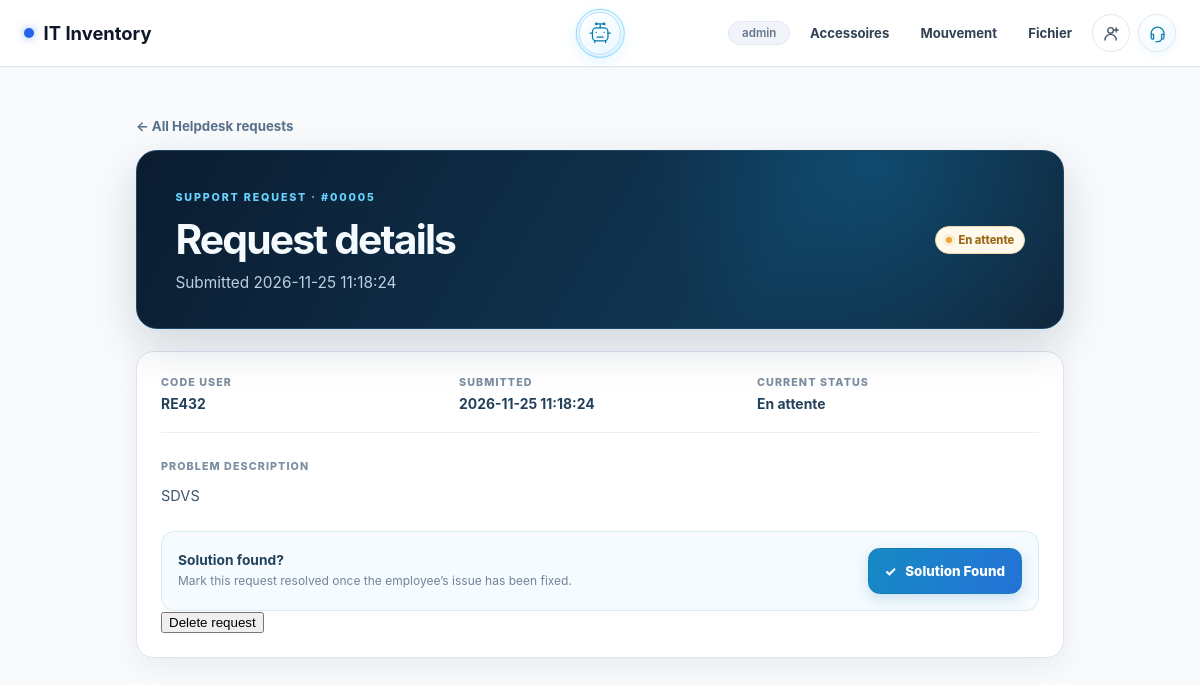
The app's page /helpdesk/management/5 (signed in) with its own data.
### tables this page shows
CREATE TABLE app_users (
            id INTEGER PRIMARY KEY AUTOINCREMENT,
            username TEXT NOT NULL UNIQUE COLLATE NOCASE,
            password_hash TEXT NOT NULL,
            access_level TEXT NOT NULL CHECK(access_level IN ('read', 'write', 'full')),
            is_admin INTEGER NOT NULL DEFAULT 0,
            created_at TEXT NOT NULL DEFAULT CURRENT_TIMESTAMP
        , email TEXT);

CREATE TABLE helpdesk_requests (
            id INTEGER PRIMARY KEY AUTOINCREMENT,
            code_user TEXT NOT NULL,
            description TEXT NOT NULL,
            status TEXT NOT NULL DEFAULT 'En attente' CHECK(status IN ('En attente', 'Résolu')),
            submitted_at TEXT NOT NULL DEFAULT CURRENT_TIMESTAMP,
            resolved_at TEXT
        );

### app/routes/helpdesk.py (the view)
@helpdesk_bp.route('/helpdesk/management/<int:request_id>')
@admin_required
def request_detail(request_id):
    support_request = get_db().execute(
        'SELECT * FROM helpdesk_requests WHERE id = ?', (request_id,),
    ).fetchone()
    if not support_request:
        abort(404)
    return render_template('helpdesk_detail.html', support_request=support_request)

### app/models/database.py (called while the page is built)
def get_db():
    if 'db' not in g:
        g.db = sqlite3.connect(
            current_app.config['DB_PATH'],
            detect_types=sqlite3.PARSE_DECLTYPES,
        )
        g.db.row_factory = sqlite3.Row
    return g.db

### app/routes/helpdesk.py (called while the page is built)
def admin_required(view):
    @wraps(view)
    def wrapped(*args, **kwargs):
        if not getattr(g, 'current_user', None) or not g.current_user['is_admin']:
            abort(403)
        return view(*args, **kwargs)
    return wrapped

### templates/helpdesk_detail.html (shortened to what this page needs)
{% extends 'base.html' %}
{% block extra_head %}<link rel="stylesheet" href="{{ url_for('static', filename='css/helpdesk.css') }}">{% endblock %}
{% block content %}
<section class="helpdesk-admin-page helpdesk-detail-page">
  <a class="helpdesk-back-link" href="{{ url_for('helpdesk.management') }}">← All Helpdesk requests</a>
  <div class="helpdesk-admin-hero"><div><span class="helpdesk-kicker">SUPPORT REQUEST · #{{ '%05d'|format(support_request.id) }}</span><h1>Request details</h1><p>Submitted {{ support_request.submitted_at }}</p></div><span class="helpdesk-status detail-status {% if support_request.status == 'Résolu' %}is-resolved{% endif %}"><i></i>{{ support_request.status }}</span></div>
  <article class="helpdesk-detail-card"><div class="helpdesk-detail-meta"><div><span>CODE USER</span><strong>{{ support_request.code_user }}</strong></div><div><span>SUBMITTED</span><strong>{{ support_request.submitted_at }}</strong></div><div><span>CURRENT STATUS</span><strong>{{ support_request.status }}</strong></div></div><div class="helpdesk-detail-message"><span>PROBLEM DESCRIPTION</span><p>{{ support_request.description }}</p></div>
    {% if support_request.status != 'Résolu' %}<form method="post" action="{{ url_for('helpdesk.resolve_request', request_id=support_request.id) }}" class="helpdesk-resolve-form"><input type="hidden" name="csrf_token" value="{{ csrf_token() }}"><div><strong>Solution found?</strong><span>Mark this request resolved once the employee’s issue has been fixed.</span></div><button class="helpdesk-resolve-button" type="submit">✓ &nbsp; Solution Found</button></form>{% else %}<div class="helpdesk-resolved-note">✓ &nbsp; Resolved{% if support_request.resolved_at %} on {{ support_request.resolved_at }}{% endif %}</div>{% endif %}
    <form method="post" action="{{ url_for('helpdesk.delete_request', request_id=support_request.id) }}" class="helpdesk-detail-delete-form" onsubmit="return confirm('Permanently delete this Helpdesk request?')"><input type="hidden" name="csrf_token" value="{{ csrf_token() }}"><button class="helpdesk-delete-button" type="submit">Delete request</button></form>
  </article>
</section>
{% endblock %}

### templates/base.html (shortened to what this page needs)
<!DOCTYPE html>
<html lang="fr">
<head>
    <link rel="stylesheet" href="{{ url_for('static', filename='css/main.css') }}">
    <link rel="stylesheet" href="{{ url_for('static', filename='css/animations.css') }}">
    {% block extra_head %}{% endblock %}
</head>
<body>
    <nav class="navbar">
        <div class="navbar-inner">
            <a href="{{ url_for('inventory.index') }}" class="navbar-brand">
                <span class="dot"></span>
                IT Inventory
            </a>
            {% if current_user %}<button type="button" class="ai-assistant-trigger" id="aiAssistantTrigger" aria-label="Ouvrir l’assistant IA d’inventaire" aria-haspopup="dialog" aria-controls="aiAssistantModal" aria-expanded="false">
                <svg viewBox="0 0 32 32" aria-hidden="true"><rect x="6" y="9" width="20" height="17" rx="5"/><path d="M16 4v5M12 4h8M3 16h3m20 0h3M11 15h.01M21 15h.01M12 21h8M9 26v2m14-2v2"/><circle cx="11" cy="4" r="1"/><circle cx="21" cy="4" r="1"/></svg>
                <span class="ai-trigger-pulse" aria-hidden="true"></span>
            </button>{% endif %}
            <div class="navbar-actions">
                {% if current_user %}
                <span class="navbar-badge">{{ current_user.username }}</span>
                <div class="accessories-menu">
                    <a href="#" class="accessories-trigger" onclick="return false;">Accessoires</a>
                </div>
                <div class="accessories-menu movement-menu">
                    <a href="#" class="accessories-trigger" onclick="return false;">Mouvement</a>
                </div>
                {% if current_user.is_admin or current_user.access_level in ['write', 'full'] %}
                <div class="file-menu">
                    <a href="#" class="file-trigger" onclick="return false;">Fichier</a>
                </div>
                {% endif %}
                <div class="contact-menu">
                    <button type="button" class="contact-trigger" aria-label="Contact et options du compte">
                        <svg viewBox="0 0 24 24" aria-hidden="true"><circle cx="12" cy="8" r="3.5"/><path d="M5 20a7 7 0 0 1 14 0M19 5v5m-2.5-2.5h5"/></svg>
                    </button>
                </div>
                <div class="helpdesk-menu">
                    <button type="button" class="helpdesk-menu-trigger" aria-label="Helpdesk menu" aria-haspopup="true">
                        <svg viewBox="0 0 24 24" aria-hidden="true"><path d="M4 13v-1a8 8 0 0 1 16 0v1"/><path d="M4 13h3v6H6a2 2 0 0 1-2-2v-4Zm16 0h-3v6h1a2 2 0 0 0 2-2v-4ZM17 19a5 5 0 0 1-5 3h-1"/><path d="M10 22h2"/></svg>
                    </button>
                </div>
                {% else %}<a class="dashboard-nav-link" href="{{ url_for('auth.login') }}">IT admin</a>{% endif %}
            </div>
        </div>
    </nav>
    <main>
        {% block content %}{% endblock %}
    </main>
</body>
</html>

### static/css/main.css (style rules this page uses)
:root { --bg-base: #f8fafc; --bg-surface: #ffffff; --bg-surface-2: #f1f5f9; --bg-input: #ffffff; --border: #e2e8f0; --border-strong: #cbd5e1; --border-focus: #2563eb; --text-primary: #0f172a; --text-secondary: #334155; --text-muted: #64748b; --text-dim: #94a3b8; --blue: #2563eb; --blue-hover: #1d4ed8; --blue-soft: #eff6ff; --radius-card: 1rem; --radius-input: 0.625rem; --shadow-sm: 0 1px 2px 0 rgba(0, 0, 0, 0.05); --shadow-card: 0 1px 3px 0 rgba(15, 23, 42, 0.08), 0 1px 2px -1px rgba(15, 23, 42, 0.04); --shadow-hover: 0 10px 25px -4px rgba(15, 23, 42, 0.08), 0 4px 6px -2px rgba(15, 23, 42, 0.04); --transition: 0.2s cubic-bezier(0.16, 1, 0.3, 1); }
*, *::before, *::after { box-sizing: border-box; }
body { background-color: var(--bg-base); color: var(--text-primary); font-family: -apple-system, BlinkMacSystemFont, "Segoe UI", Roboto, "Helvetica Neue", Arial, sans-serif; min-height: 100vh; display: flex; flex-direction: column; margin: 0; -webkit-font-smoothing: antialiased; }
a { color: inherit; text-decoration: none; }
.navbar { background-color: var(--bg-surface); border-bottom: 1px solid var(--border); box-shadow: 0 1px 2px 0 rgba(0, 0, 0, 0.03); padding: 0.9rem 1.5rem; position: sticky; top: 0; z-index: 30; }
.navbar-inner { max-width: 80rem; margin: 0 auto; position: relative; display: flex; justify-content: space-between; align-items: center; }
.navbar-brand { font-weight: 700; font-size: 1.15rem; color: var(--text-primary); display: flex; align-items: center; gap: 0.6rem; transition: opacity var(--transition); }
.navbar-brand .dot { width: 10px; height: 10px; border-radius: 50%; background: var(--blue); box-shadow: 0 0 8px rgba(37, 99, 235, 0.5); display: inline-block; }
.navbar-badge { font-size: 0.72rem; font-weight: 600; color: var(--text-muted); background: var(--bg-surface-2); border: 1px solid var(--border); padding: 0.25rem 0.8rem; border-radius: 999px; }
.navbar-actions { display: flex; align-items: center; gap: .55rem; flex-wrap: wrap; }
.accessories-menu { position: relative; }
.accessories-trigger { display: inline-flex; align-items: center; gap: .35rem; padding: .5rem .7rem; border-radius: .65rem; color: #334155; font-size: .82rem; font-weight: 700; transition: color .18s, background .18s; }
.file-menu { position:relative; }
.file-trigger { display:inline-flex; padding:.5rem .7rem; border-radius:.65rem; color:#334155; font-size:.82rem; font-weight:700; }
.contact-menu { position: relative; }
.contact-trigger { display: grid; place-items: center; width: 2.35rem; height: 2.35rem; border: 1px solid var(--border); border-radius: 50%; background: #fff; color: #475569; cursor: pointer; transition: all 180ms ease; }
.contact-trigger svg { width: 1.2rem; height: 1.2rem; fill: none; stroke: currentColor; stroke-width: 1.7; stroke-linecap: round; stroke-linejoin: round; }
.helpdesk-menu { position:relative; }
.helpdesk-menu-trigger { display:grid; place-items:center; width:2.35rem; height:2.35rem; border:1px solid var(--border); border-radius:50%; background:linear-gradient(145deg,#fff,#f0faff); color:#1684ad; cursor:pointer; box-shadow:0 3px 10px rgb(14 165 233 / 7%); transition:all 180ms ease; }
.helpdesk-menu-trigger svg { width:1.2rem; height:1.2rem; fill:none; stroke:currentColor; stroke-width:1.65; stroke-linecap:round; stroke-linejoin:round; }
main { flex: 1; max-width: 80rem; width: 100%; margin: 0 auto; padding: 2rem 1.5rem; }
.ai-assistant-trigger { position:absolute; z-index:2; top:50%; left:50%; display:grid; width:2.65rem; height:2.65rem; place-items:center; padding:.48rem; transform:translate(-50%,-50%); border:1px solid #bfdbfe; border-radius:50%; color:#087ca8; background:linear-gradient(145deg,#fff,#eaf8ff); box-shadow:0 0 0 4px rgb(56 189 248 / 7%),0 5px 18px rgb(14 165 233 / 15%); cursor:pointer; transition:transform .22s ease,box-shadow .22s ease,border-color .22s ease; }
.ai-assistant-trigger svg { position:relative; z-index:1; width:1.55rem; height:1.55rem; fill:none; stroke:currentColor; stroke-width:1.65; stroke-linecap:round; stroke-linejoin:round; }
.ai-trigger-pulse { position:absolute; inset:-.28rem; border:1px solid rgb(56 189 248 / 48%); border-radius:50%; animation:ai-trigger-pulse 2.6s ease-out infinite; }

### records on screen
app_users: username "admin"
helpdesk_requests: id "00005", submitted_at "2026-11-25 11:18:24", status "En attente", code_user "RE432", description "SDVS"
